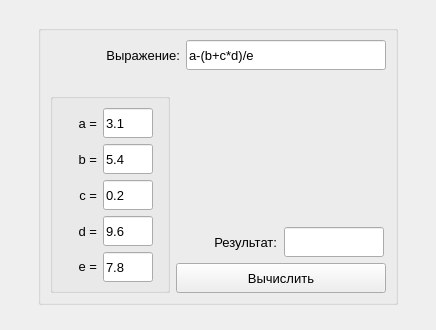
<?xml version="1.0" encoding="UTF-8"?>
<ui version="4.0">
 <class>MainWindow</class>
 <widget class="QMainWindow" name="MainWindow">
  <property name="geometry">
   <rect>
    <x>0</x>
    <y>0</y>
    <width>436</width>
    <height>330</height>
   </rect>
  </property>
  <property name="windowTitle">
   <string>MainWindow</string>
  </property>
  <widget class="QWidget" name="centralwidget">
   <layout class="QGridLayout" name="gridLayout_4">
    <item row="0" column="0">
     <widget class="QGroupBox" name="groupBox_2">
      <property name="minimumSize">
       <size>
        <width>360</width>
        <height>280</height>
       </size>
      </property>
      <property name="maximumSize">
       <size>
        <width>360</width>
        <height>280</height>
       </size>
      </property>
      <property name="title">
       <string/>
      </property>
      <layout class="QGridLayout" name="gridLayout_3">
       <item row="0" column="0">
        <layout class="QGridLayout" name="gridLayout">
         <item row="2" column="1">
          <layout class="QVBoxLayout" name="verticalLayout_2">
           <item>
            <spacer name="verticalSpacer">
             <property name="orientation">
              <enum>Qt::Vertical</enum>
             </property>
             <property name="sizeHint" stdset="0">
              <size>
               <width>20</width>
               <height>40</height>
              </size>
             </property>
            </spacer>
           </item>
           <item>
            <layout class="QHBoxLayout" name="horizontalLayout_7">
             <item>
              <widget class="QLabel" name="label_7">
               <property name="minimumSize">
                <size>
                 <width>100</width>
                 <height>30</height>
                </size>
               </property>
               <property name="maximumSize">
                <size>
                 <width>100</width>
                 <height>30</height>
                </size>
               </property>
               <property name="font">
                <font>
                 <pointsize>10</pointsize>
                </font>
               </property>
               <property name="text">
                <string>Результат:</string>
               </property>
               <property name="alignment">
                <set>Qt::AlignRight|Qt::AlignTrailing|Qt::AlignVCenter</set>
               </property>
              </widget>
             </item>
             <item>
              <widget class="QLineEdit" name="lineEditResult">
               <property name="enabled">
                <bool>true</bool>
               </property>
               <property name="minimumSize">
                <size>
                 <width>100</width>
                 <height>30</height>
                </size>
               </property>
               <property name="maximumSize">
                <size>
                 <width>100</width>
                 <height>30</height>
                </size>
               </property>
               <property name="font">
                <font>
                 <pointsize>10</pointsize>
                </font>
               </property>
               <property name="text">
                <string/>
               </property>
               <property name="readOnly">
                <bool>true</bool>
               </property>
              </widget>
             </item>
            </layout>
           </item>
           <item>
            <widget class="QPushButton" name="pushButtonCalculate">
             <property name="enabled">
              <bool>true</bool>
             </property>
             <property name="minimumSize">
              <size>
               <width>210</width>
               <height>30</height>
              </size>
             </property>
             <property name="maximumSize">
              <size>
               <width>210</width>
               <height>30</height>
              </size>
             </property>
             <property name="font">
              <font>
               <pointsize>10</pointsize>
              </font>
             </property>
             <property name="text">
              <string>Вычислить</string>
             </property>
            </widget>
           </item>
          </layout>
         </item>
         <item row="0" column="0" colspan="2">
          <layout class="QHBoxLayout" name="horizontalLayout_6">
           <item>
            <widget class="QLabel" name="label">
             <property name="font">
              <font>
               <pointsize>10</pointsize>
              </font>
             </property>
             <property name="text">
              <string>Выражение:</string>
             </property>
             <property name="alignment">
              <set>Qt::AlignRight|Qt::AlignTrailing|Qt::AlignVCenter</set>
             </property>
            </widget>
           </item>
           <item>
            <widget class="QLineEdit" name="lineEditExpression">
             <property name="minimumSize">
              <size>
               <width>200</width>
               <height>30</height>
              </size>
             </property>
             <property name="maximumSize">
              <size>
               <width>200</width>
               <height>30</height>
              </size>
             </property>
             <property name="font">
              <font>
               <pointsize>10</pointsize>
              </font>
             </property>
             <property name="text">
              <string>a-(b+c*d)/e</string>
             </property>
            </widget>
           </item>
          </layout>
         </item>
         <item row="2" column="0">
          <widget class="QGroupBox" name="groupBox">
           <property name="minimumSize">
            <size>
             <width>120</width>
             <height>200</height>
            </size>
           </property>
           <property name="maximumSize">
            <size>
             <width>120</width>
             <height>200</height>
            </size>
           </property>
           <property name="title">
            <string/>
           </property>
           <layout class="QGridLayout" name="gridLayout_2">
            <item row="0" column="0">
             <layout class="QVBoxLayout" name="verticalLayout">
              <item>
               <layout class="QHBoxLayout" name="horizontalLayout">
                <item>
                 <widget class="QLabel" name="label_2">
                  <property name="minimumSize">
                   <size>
                    <width>30</width>
                    <height>20</height>
                   </size>
                  </property>
                  <property name="maximumSize">
                   <size>
                    <width>30</width>
                    <height>20</height>
                   </size>
                  </property>
                  <property name="font">
                   <font>
                    <pointsize>10</pointsize>
                   </font>
                  </property>
                  <property name="text">
                   <string>a =</string>
                  </property>
                  <property name="alignment">
                   <set>Qt::AlignRight|Qt::AlignTrailing|Qt::AlignVCenter</set>
                  </property>
                 </widget>
                </item>
                <item>
                 <widget class="QLineEdit" name="lineEditA">
                  <property name="minimumSize">
                   <size>
                    <width>50</width>
                    <height>30</height>
                   </size>
                  </property>
                  <property name="maximumSize">
                   <size>
                    <width>50</width>
                    <height>30</height>
                   </size>
                  </property>
                  <property name="font">
                   <font>
                    <pointsize>10</pointsize>
                   </font>
                  </property>
                  <property name="text">
                   <string>3.1</string>
                  </property>
                 </widget>
                </item>
               </layout>
              </item>
              <item>
               <layout class="QHBoxLayout" name="horizontalLayout_2">
                <item>
                 <widget class="QLabel" name="label_3">
                  <property name="minimumSize">
                   <size>
                    <width>30</width>
                    <height>20</height>
                   </size>
                  </property>
                  <property name="maximumSize">
                   <size>
                    <width>30</width>
                    <height>20</height>
                   </size>
                  </property>
                  <property name="font">
                   <font>
                    <pointsize>10</pointsize>
                   </font>
                  </property>
                  <property name="text">
                   <string>b =</string>
                  </property>
                  <property name="alignment">
                   <set>Qt::AlignRight|Qt::AlignTrailing|Qt::AlignVCenter</set>
                  </property>
                 </widget>
                </item>
                <item>
                 <widget class="QLineEdit" name="lineEditB">
                  <property name="minimumSize">
                   <size>
                    <width>50</width>
                    <height>30</height>
                   </size>
                  </property>
                  <property name="maximumSize">
                   <size>
                    <width>50</width>
                    <height>30</height>
                   </size>
                  </property>
                  <property name="font">
                   <font>
                    <pointsize>10</pointsize>
                   </font>
                  </property>
                  <property name="text">
                   <string>5.4</string>
                  </property>
                 </widget>
                </item>
               </layout>
              </item>
              <item>
               <layout class="QHBoxLayout" name="horizontalLayout_3">
                <item>
                 <widget class="QLabel" name="label_4">
                  <property name="minimumSize">
                   <size>
                    <width>30</width>
                    <height>20</height>
                   </size>
                  </property>
                  <property name="maximumSize">
                   <size>
                    <width>30</width>
                    <height>20</height>
                   </size>
                  </property>
                  <property name="font">
                   <font>
                    <pointsize>10</pointsize>
                   </font>
                  </property>
                  <property name="text">
                   <string>c =</string>
                  </property>
                  <property name="alignment">
                   <set>Qt::AlignRight|Qt::AlignTrailing|Qt::AlignVCenter</set>
                  </property>
                 </widget>
                </item>
                <item>
                 <widget class="QLineEdit" name="lineEditC">
                  <property name="minimumSize">
                   <size>
                    <width>50</width>
                    <height>30</height>
                   </size>
                  </property>
                  <property name="maximumSize">
                   <size>
                    <width>50</width>
                    <height>30</height>
                   </size>
                  </property>
                  <property name="font">
                   <font>
                    <pointsize>10</pointsize>
                   </font>
                  </property>
                  <property name="text">
                   <string>0.2</string>
                  </property>
                 </widget>
                </item>
               </layout>
              </item>
              <item>
               <layout class="QHBoxLayout" name="horizontalLayout_4">
                <item>
                 <widget class="QLabel" name="label_5">
                  <property name="minimumSize">
                   <size>
                    <width>30</width>
                    <height>20</height>
                   </size>
                  </property>
                  <property name="maximumSize">
                   <size>
                    <width>30</width>
                    <height>20</height>
                   </size>
                  </property>
                  <property name="font">
                   <font>
                    <pointsize>10</pointsize>
                   </font>
                  </property>
                  <property name="text">
                   <string>d =</string>
                  </property>
                  <property name="alignment">
                   <set>Qt::AlignRight|Qt::AlignTrailing|Qt::AlignVCenter</set>
                  </property>
                 </widget>
                </item>
                <item>
                 <widget class="QLineEdit" name="lineEditD">
                  <property name="minimumSize">
                   <size>
                    <width>50</width>
                    <height>30</height>
                   </size>
                  </property>
                  <property name="maximumSize">
                   <size>
                    <width>50</width>
                    <height>30</height>
                   </size>
                  </property>
                  <property name="font">
                   <font>
                    <pointsize>10</pointsize>
                   </font>
                  </property>
                  <property name="text">
                   <string>9.6</string>
                  </property>
                 </widget>
                </item>
               </layout>
              </item>
              <item>
               <layout class="QHBoxLayout" name="horizontalLayout_5">
                <item>
                 <widget class="QLabel" name="label_6">
                  <property name="minimumSize">
                   <size>
                    <width>30</width>
                    <height>20</height>
                   </size>
                  </property>
                  <property name="maximumSize">
                   <size>
                    <width>30</width>
                    <height>20</height>
                   </size>
                  </property>
                  <property name="font">
                   <font>
                    <pointsize>10</pointsize>
                   </font>
                  </property>
                  <property name="text">
                   <string>e =</string>
                  </property>
                  <property name="alignment">
                   <set>Qt::AlignRight|Qt::AlignTrailing|Qt::AlignVCenter</set>
                  </property>
                 </widget>
                </item>
                <item>
                 <widget class="QLineEdit" name="lineEditE">
                  <property name="minimumSize">
                   <size>
                    <width>50</width>
                    <height>30</height>
                   </size>
                  </property>
                  <property name="maximumSize">
                   <size>
                    <width>50</width>
                    <height>30</height>
                   </size>
                  </property>
                  <property name="font">
                   <font>
                    <pointsize>10</pointsize>
                   </font>
                  </property>
                  <property name="text">
                   <string>7.8</string>
                  </property>
                 </widget>
                </item>
               </layout>
              </item>
             </layout>
            </item>
           </layout>
          </widget>
         </item>
         <item row="1" column="0">
          <spacer name="verticalSpacer_2">
           <property name="orientation">
            <enum>Qt::Vertical</enum>
           </property>
           <property name="sizeHint" stdset="0">
            <size>
             <width>20</width>
             <height>40</height>
            </size>
           </property>
          </spacer>
         </item>
        </layout>
       </item>
      </layout>
     </widget>
    </item>
   </layout>
  </widget>
 </widget>
 <resources/>
 <connections/>
</ui>
